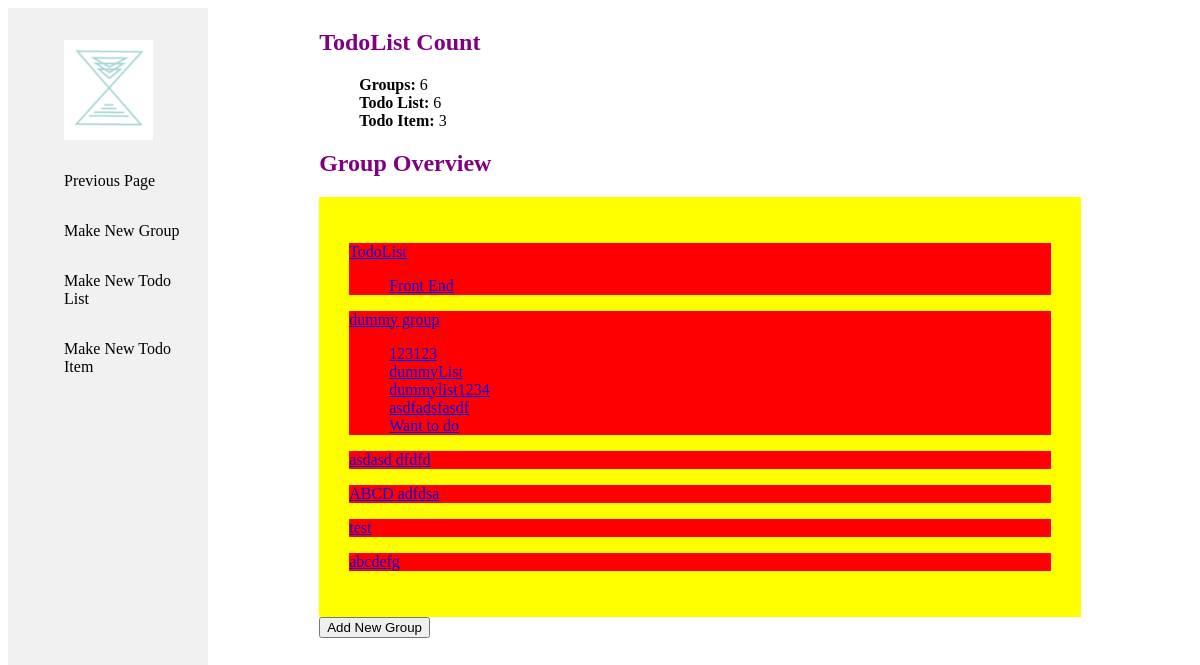
Before: / with the older database file.
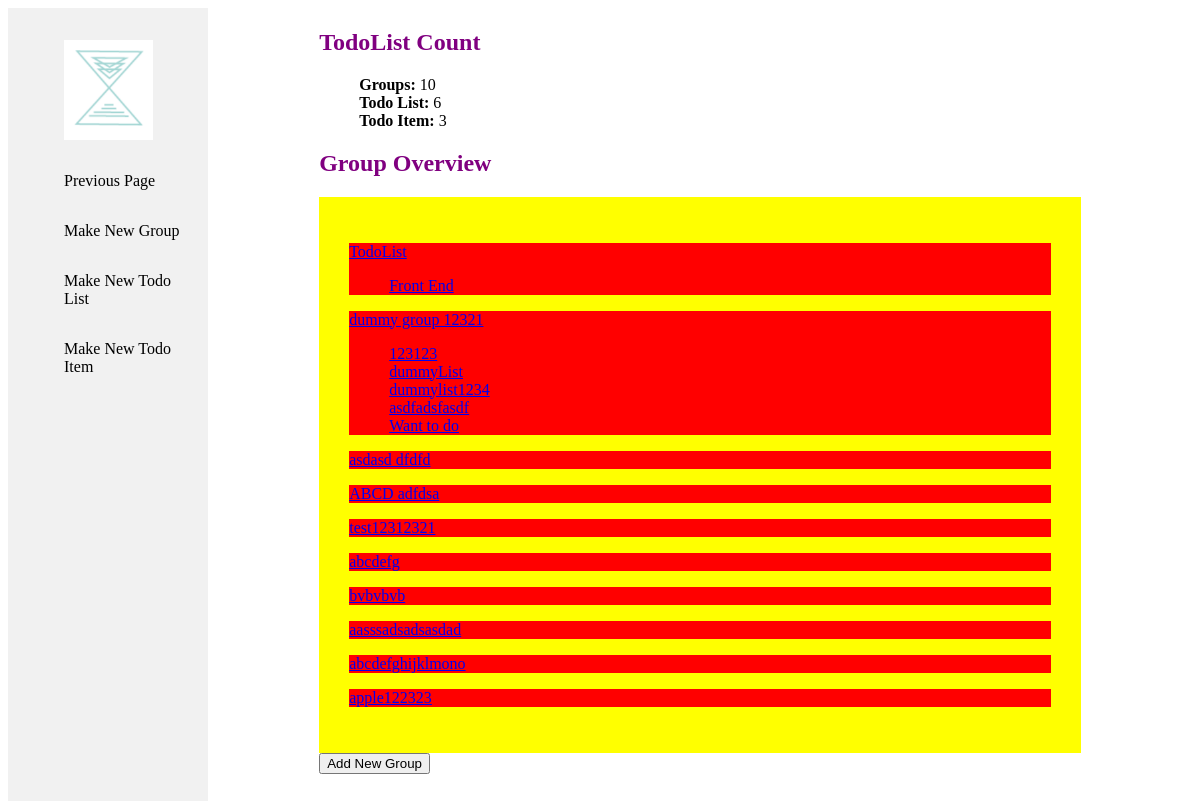
After: the same page with the newer database file.
### calendarApp/models.py (models this page shows, shortened)
class Group(models.Model):
    name = models.CharField(max_length=200)
    def __str__(self):
        return self.name

class TodoList(models.Model):
    group = models.ForeignKey(Group, on_delete=models.CASCADE)
    name = models.CharField(max_length=200)
    def getGroup(self):
        return str(self.group)

### calendarApp/views.py (the view)
# urls.py: path('', views.index, name='index'),
def index(request):
    num_Groups = Group.objects.all().count()
    num_TodoList = TodoList.objects.all().count()
    num_TodoItem = TodoItem.objects.all().count()
    groups = Group.objects.all()
    todoLists = TodoList.objects.all()
    todoItems = TodoItem.objects.all()
    context = {
        "num_Groups": num_Groups,
        "num_TodoList": num_TodoList,
        "num_TodoItem": num_TodoItem,
        "groups": groups,
        "todoLists": todoLists,
        "todoItems": todoItems,
    }
    return render(request, "index.html", context=context)

### calendarApp/templates/index.html
{% extends "base_generic.html" %}
{% block content %}
<div class="content">
  <div class="main">
    <h2>TodoList Count</h2>
    <ul>
      <li><strong>Groups:</strong> {{ num_Groups }}</li>
      <li><strong>Todo List:</strong> {{ num_TodoList }}</li>
      <li><strong>Todo Item:</strong> {{ num_TodoItem }}</li>
    </ul>
    <h2>Group Overview</h2>
    {% if groups %}
      <div class="indexOverview">
        {% for group in groups %}
          <div class="groups">
            <p><a href="/{{group.name}}">{{group.name}}</a></p>
            <ul class="todoList">
            {% for todoList in todoLists %}
              {% if todoList.getGroup == group.name %}
                <li><a href="/{{todoList.group}}/{{todoList.name}}">{{todoList.name}}</a></li>
              {% endif %}
            {% endfor %}
            </ul>
          </div>
        {% endfor %}
      </div>
      <button onclick="location.href='/makeNewGroup'">Add New Group</button>
    {% endif %}
  </div>
</div>
{% endblock %}

Changed rows visible on the page:
changed Group: name "dummy group" → "dummy group 12321"
changed Group: name "test" → "test12312321"
added Group: name "bvbvbvb"
added Group: name "aasssadsadsasdad"
added Group: name "abcdefghijklmono"
added Group: name "apple122323"
Other visible differences:
{{ num_Groups }}: "6" → "10"
